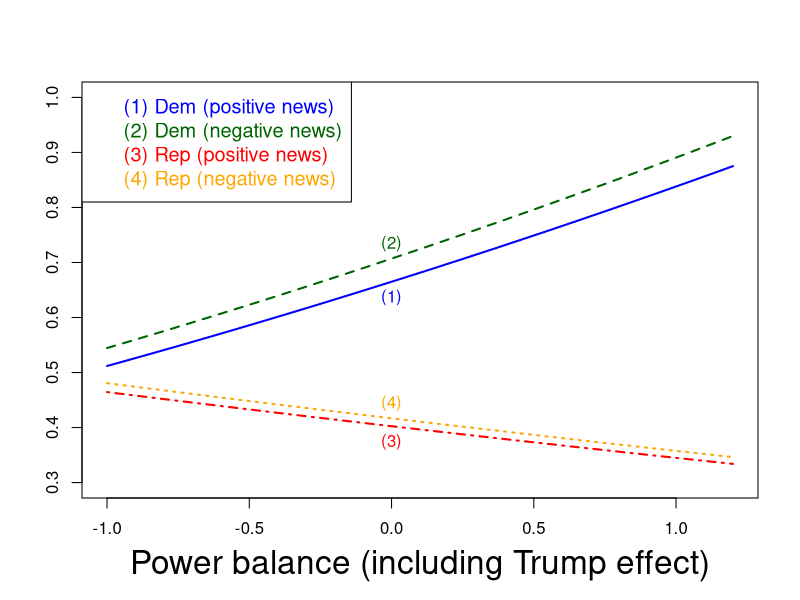

The R source for this figure:
df <- read.csv("sub_imp_pb.csv", stringsAsFactors = FALSE)

x <- df[[1]]

cols <- c("blue", "darkgreen", "red", "orange")
circles <- c("(1)", "(2)", "(3)", "(4)")

setEPS()
postscript("sub_imp_pb.eps", width=10, height=7)

plot(
  x, df[[2]],
  type = "l", lwd = 2, col = "blue", lty = "solid",
  ylim =c(0.3, 1),
  xlab = "", ylab = "",
  main = ""
)
mtext("Power balance (including Trump effect)", side = 1, line = 3, cex = 2)

lines(x, df[[3]], col = "darkgreen",   lwd = 2, lty = "dashed")
lines(x, df[[4]], col = "red",  lwd = 2, lty = "dotdash")
lines(x, df[[5]], col = "orange", lwd = 2, lty = "dotted")

x_point <- x[11]
y_point <- df[11, 2:5]

text(x_point, y_point[1], labels = circles[1], col = cols[1], cex = 1, pos = 1)
text(x_point, y_point[2], labels = circles[2], col = cols[2], cex = 1, pos = 3)
text(x_point, y_point[3], labels = circles[3], col = cols[3], cex = 1, pos = 1)
text(x_point, y_point[4], labels = circles[4], col = cols[4], cex = 1, pos = 3)

legend(
  "topleft",
  legend = c(
    "(1) Dem (positive news)",
    "(2) Dem (negative news)",
    "(3) Rep (positive news)",
    "(4) Rep (negative news)"
  ),
  text.col = cols,
  bty = "o",
  lty = NA,
  lwd = NA,
  pch = NA,
  col = NA,
  pt.cex = 0,
  x.intersp = 0,
  cex = 1.2
)
dev.off()
